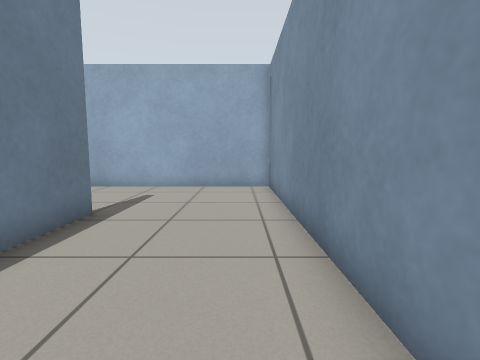
[1] (above)

19 first-person views from a walk through a world built for the Gazebo simulator. The camera is 0.72 m above the floor, tilts 6° down and sees 85° across. The floor is counted in squares, 0.5 m on a side. Each view is taken from the middle of a square. On the plan, view 1 faces up. The plan holds only what a view shows up to about 13 squares ahead; the rest is blank. Robots are left out. Gazebo's built-in surfaces are drawn with simple patterns.

[2]
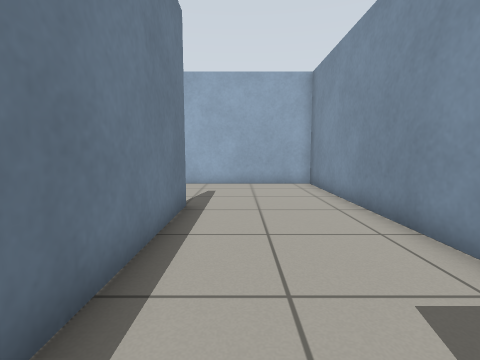

[3]
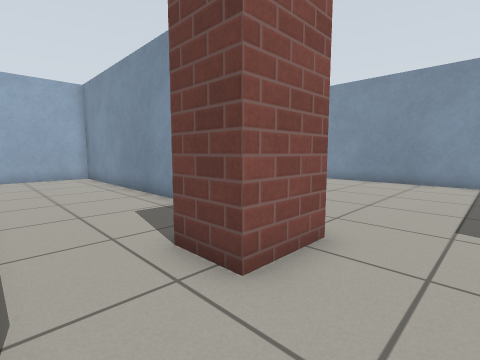

[4]
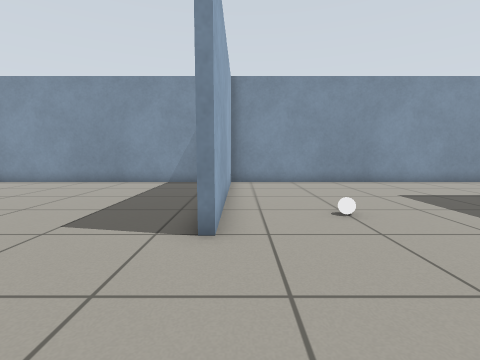

[5]
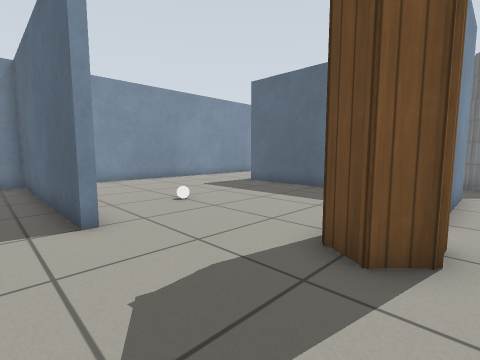

[6]
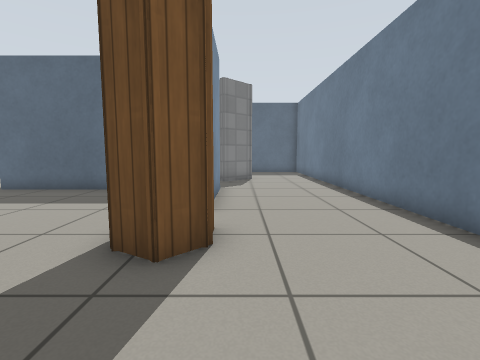

[7]
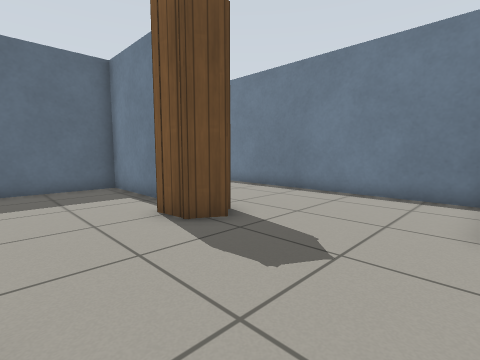

[8]
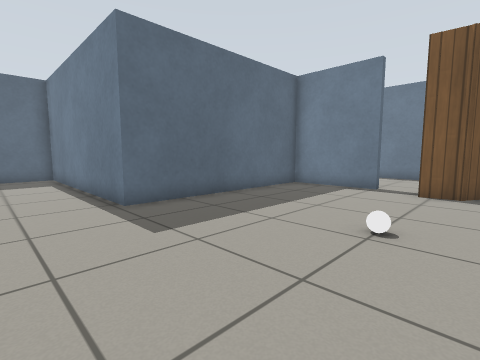

[9]
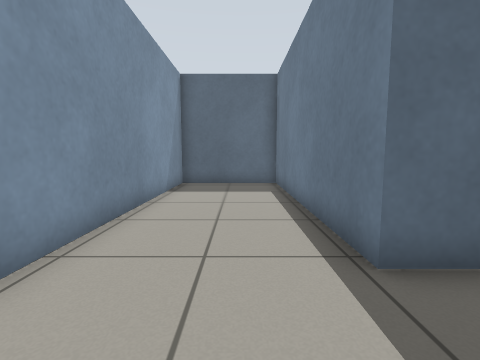

[10]
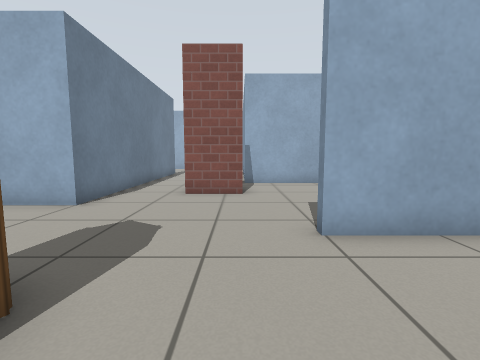

[11]
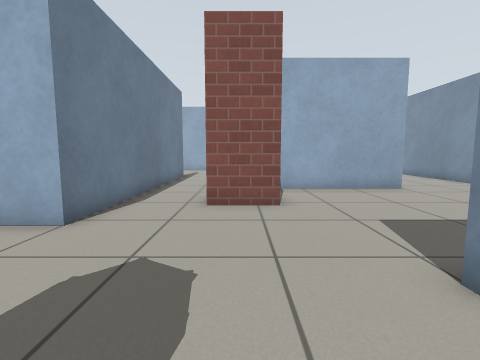

[12]
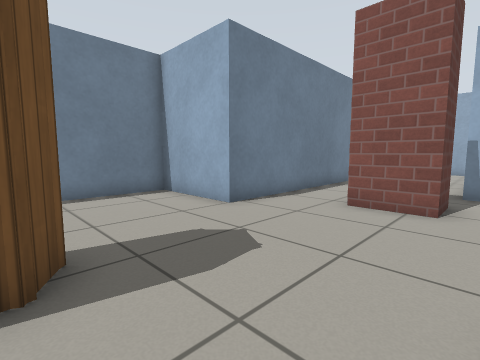

[13]
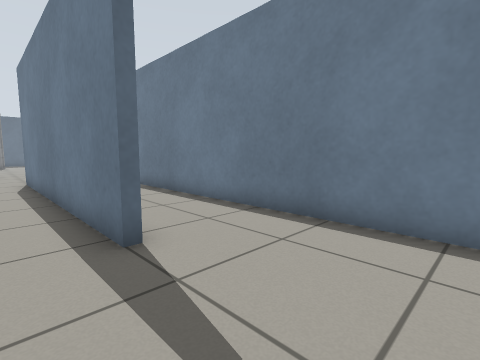

[14]
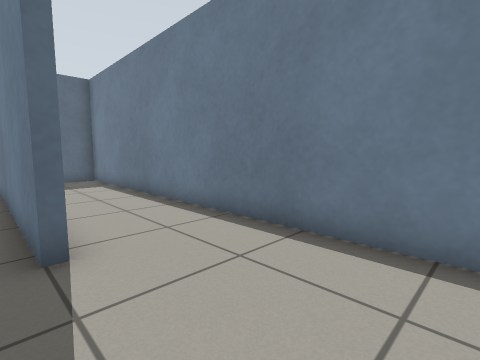

[15]
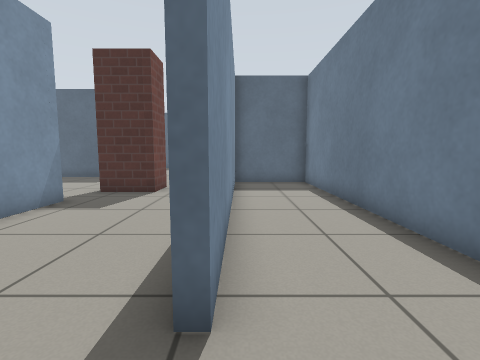

[16]
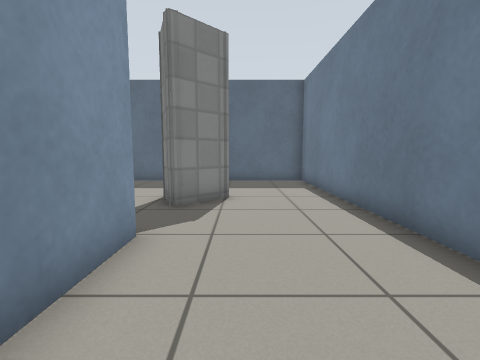

[17]
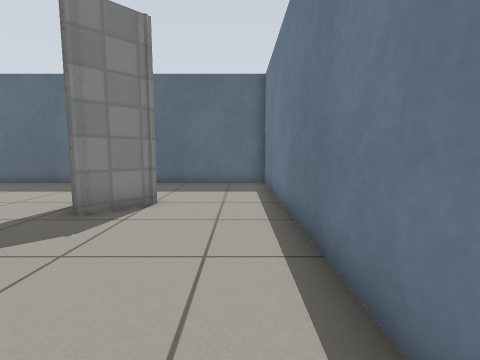

[18]
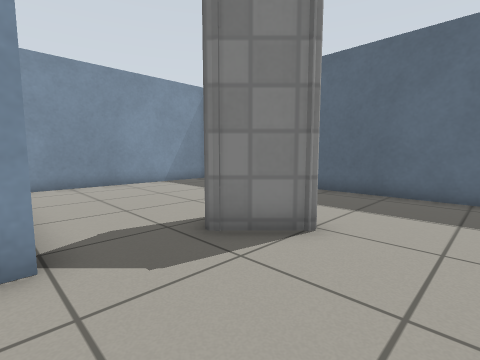

[19]
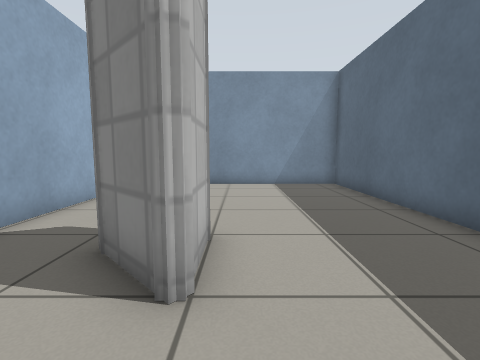

### Floor plan
Points are (right, up) in squares from view 1. A wall is a line through its corners. A room is listed if a view was taken in it or the views show most of it. See-through windows are left out.
Room 1 (views 1, 2, 13, 14, 15)
walls: (-3.8, 6) (-3.5, 6) (-3.5, -1.5); (1.2, 0.3) (1.2, 11) (-4.4, 11); (-0.9, -1.4) (1.1, -1.4)
ways out: opening at (-2.5, -2.5) to room 2; opening at (1, -0.5) to room 3; opening at (-4, 8.5) to room 5
Room 2 (views 3, 4, 5, 6, 8, 9, 10, 11, 12, 16, 17, 18)
walls: (-1.9, -12.4) (-1.9, -16.1) (6.3, -16.1) (6.3, -25.4) (10.7, -25.4) (10.7, -7.6) (2.4, -7.6); (-2.5, -10.9) (-2.5, -9.9) (-1.9, -9.3) (-1.1, -9.8) (-1, -10.9); (-2.2, -16.5) (-2.2, -13.7); (1.1, -3) (-0.9, -3) (-0.9, -1.4); (-3.5, -1.5) (-3.5, -5) (-7.2, -5) (-7.2, -17.4)
ways out: opening at (-2.5, -2.5) to room 1; opening at (2, -5) to room 3; opening at (-4.5, -16.8) to room 4
objects: white ball (4, -10)
Room 3 (view 7)
walls: (6.5, 0.3) (1.2, 0.3); (1.1, -1.4) (1.1, -3); (2.4, -7.3) (10.7, -7.3) (10.7, 1.6)
ways out: opening at (1, -0.5) to room 1; opening at (2, -5) to room 2; opening at (8.5, 1)
Room 4 (view 19)
walls: (-2.3, -19) (-2.2, -18.9) (-1.5, -20.5) (-3.8, -20.5) (-2.2, -18.9); (2.4, -16.4) (-1.1, -16.4); (-7.2, -17.4) (-7.2, -25.4) (6, -25.4) (6, -17.2)
ways out: opening at (-4.5, -16.8) to room 2
Room 5 (no view inside)
walls: (-3.8, -2.9) (-3.8, 6); (-7.2, 10) (-7.2, -4.7) (-3.7, -4.7); (-4.4, 11) (-6.4, 11)
ways out: opening at (-4, 8.5) to room 1

Positions as (right, up) in squares from view 1, and headings:
1: (0, 0), facing up
2: (-2, -1), facing up
3: (-3, -5), facing up-right
4: (-2, -8), facing right
5: (-3, -6), facing down-right
6: (-3, -6), facing down
7: (2, -5), facing down-left
8: (9, -9), facing down-left
9: (8, -13), facing down
10: (1, -12), facing up
11: (0, -10), facing up
12: (2, -10), facing up-left
13: (-2, 10), facing down-left
14: (-3, 10), facing down-left
15: (-4, 8), facing down
16: (-4, -12), facing down
17: (-6, -13), facing down
18: (-6, -16), facing down-right
19: (-6, -21), facing right
